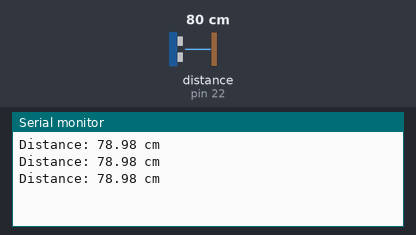
The sketch below on a simulated Arduino Mega 2560, built with avr-gcc and run on an emulated ATmega2560. Shown: the last lines printed to the serial monitor. Wiring (inferred from the names in the program): ultrasonic range finder: trigger pin 23; echo pin 22. The inputs (shaded band) are chosen by the test bench; at power-on: distance to the obstacle (sensor on pin 22) 80 cm. The echo pulse lasts 58.3 µs per cm.

Above: at 1.3 s.
1.4 s: distance to the obstacle (sensor on pin 22) set to 2 cm
At 1.9 s:
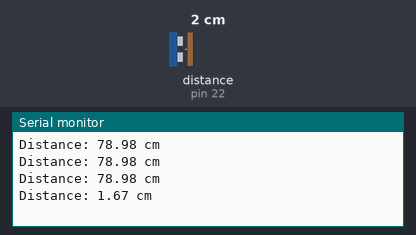
2.9 s: distance to the obstacle (sensor on pin 22) set to 4 cm
At 3.4 s:
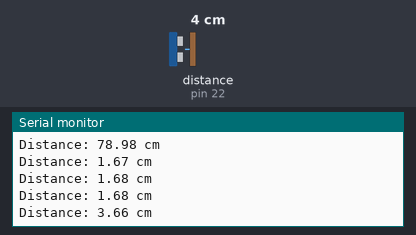
Timing chart, 0 to 5.9 s (numbered marks = the images above; inputs shaded):
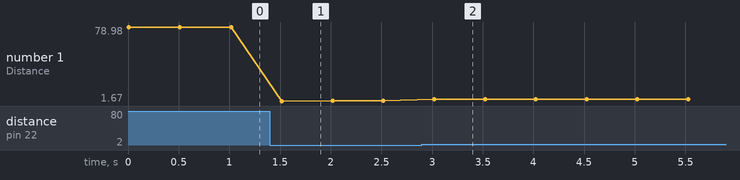

Measured:
- after the input at 1.4 s, the serial monitor: prints a new line after 0.12 s (image 1)
- after the input at 2.9 s, the serial monitor: prints a new line after 0.12 s (image 2)
- plotted number 1: 78.98 → 1.68 after the input at 1.4 s, 1.68 → 3.66 after the input at 2.9 s

The sketch:

HC-SR04_01_testcode.ino
```cpp
#define TRIG 23
#define ECHO 22

void setup() {
  Serial.begin(9600);
  pinMode(TRIG, OUTPUT);
  pinMode(ECHO, INPUT);
}

void loop() {
  digitalWrite(TRIG, LOW);
  delayMicroseconds(2);
  digitalWrite(TRIG, HIGH);
  delayMicroseconds(10);
  digitalWrite(TRIG, LOW);

  long t = pulseIn(ECHO, HIGH);
  float d = t * 0.034 / 2;   // 거리 계산 (cm)

  Serial.print("Distance: ");
  Serial.print(d);
  Serial.println(" cm");

  delay(500);
}
```
